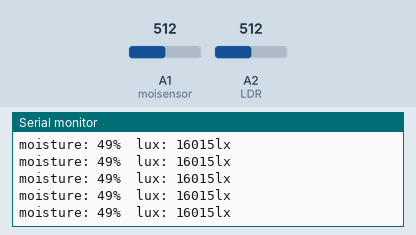
The sketch below on a simulated Arduino Uno, built with avr-gcc and run on an emulated ATmega328P. Parts: the last lines printed to the serial monitor. The inputs (shaded band) are chosen by the test bench; at power-on: A1 (moisensor) = 512, A2 (LDR) = 512.

Above: at 1.4 s.
1.5 s: A1 (moisensor) set to 716
At 1.76 s:
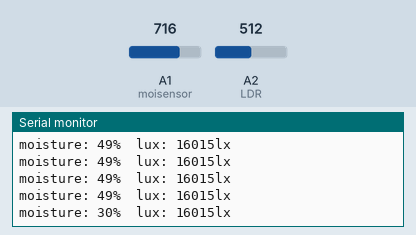
3.0 s: A2 (LDR) set to 716
At 3.17 s:
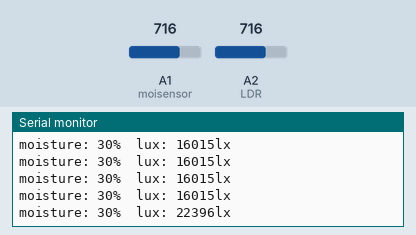
4.5 s: A1 (moisensor) set to 900
At 4.57 s:
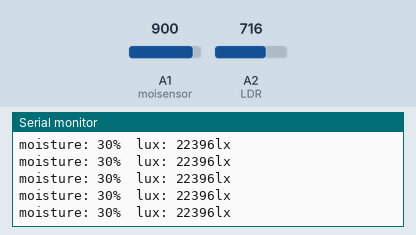
6.0 s: A2 (LDR) set to 900
At 6.18 s:
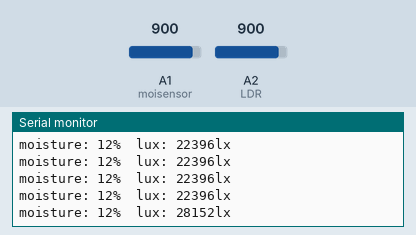
Timing chart, 0 to 8.5 s (numbered marks = the images above; inputs shaded):
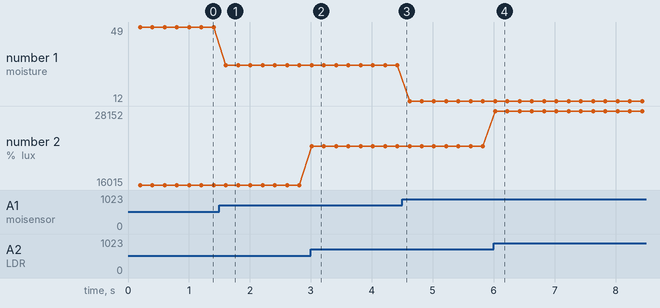

Measured:
- after the input at 1.5 s, the serial monitor: prints a new line after 0.11 s (image 1)
- after the input at 3.0 s, the serial monitor: prints a new line at once (image 2)
- after the input at 6.0 s, the serial monitor: prints a new line at once (image 4)
- plotted number 1: 49 → 30 after the input at 1.5 s, 30 → 12 after the input at 4.5 s
- plotted number 2: 16015 → 22396 after the input at 3.0 s, 22396 → 28152 after the input at 6.0 s

The sketch:

plant_sensor_readings.ino
```cpp
/*
Título: Lectura básica de sensores de humedad y luminosidad de una planta(ción).
Autor: santidv6
Fecha: 14/05/2016
URL: https://github.com/santidv6/kairos-device-plant
email: santidv6@gmail.com
*/

#define moisensor A1
#define LDR	A2

int moisture;
int luminance;

void setup(){
  pinMode(moisensor, INPUT);
  pinMode(LDR, INPUT);
  Serial.begin(9600);
  delay(200);
}
void loop(){
  moisture= map(analogRead(moisensor),1023,0,0,100);
  luminance = map(analogRead(LDR),0,1023,0,32000);
  Serial.print("moisture: ");
  Serial.print(moisture);
  Serial.print("%\t");
  Serial.print("lux: ");
  Serial.print(luminance);
  Serial.println("lx");
  delay(200);
}
```
